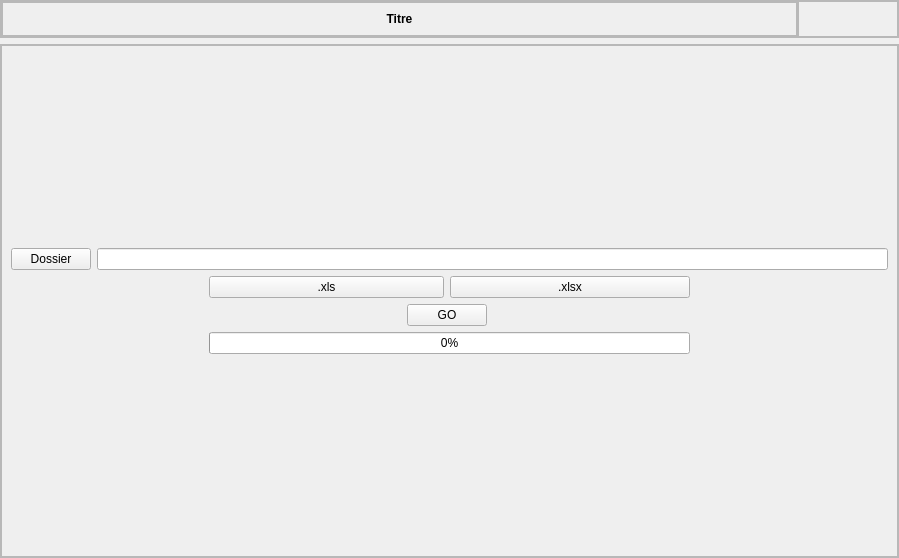
<?xml version="1.0" encoding="UTF-8"?>
<ui version="4.0">
 <class>MainWindow</class>
 <widget class="QMainWindow" name="MainWindow">
  <property name="geometry">
   <rect>
    <x>0</x>
    <y>0</y>
    <width>899</width>
    <height>558</height>
   </rect>
  </property>
  <property name="minimumSize">
   <size>
    <width>899</width>
    <height>523</height>
   </size>
  </property>
  <property name="windowTitle">
   <string>Mail Updater</string>
  </property>
  <widget class="QWidget" name="centralwidget">
   <property name="styleSheet">
    <string notr="true"/>
   </property>
   <layout class="QGridLayout" name="gridLayout">
    <property name="leftMargin">
     <number>0</number>
    </property>
    <property name="topMargin">
     <number>0</number>
    </property>
    <property name="rightMargin">
     <number>0</number>
    </property>
    <property name="bottomMargin">
     <number>0</number>
    </property>
    <item row="0" column="0">
     <widget class="QFrame" name="main_header">
      <property name="maximumSize">
       <size>
        <width>16777215</width>
        <height>50</height>
       </size>
      </property>
      <property name="styleSheet">
       <string notr="true"/>
      </property>
      <property name="frameShape">
       <enum>QFrame::StyledPanel</enum>
      </property>
      <property name="frameShadow">
       <enum>QFrame::Raised</enum>
      </property>
      <layout class="QHBoxLayout" name="horizontalLayout_2">
       <property name="spacing">
        <number>0</number>
       </property>
       <property name="leftMargin">
        <number>0</number>
       </property>
       <property name="topMargin">
        <number>0</number>
       </property>
       <property name="rightMargin">
        <number>0</number>
       </property>
       <property name="bottomMargin">
        <number>0</number>
       </property>
       <item>
        <widget class="QFrame" name="tittle_bar_container">
         <property name="frameShape">
          <enum>QFrame::StyledPanel</enum>
         </property>
         <property name="frameShadow">
          <enum>QFrame::Raised</enum>
         </property>
         <layout class="QHBoxLayout" name="horizontalLayout_5">
          <property name="spacing">
           <number>0</number>
          </property>
          <property name="leftMargin">
           <number>0</number>
          </property>
          <property name="topMargin">
           <number>0</number>
          </property>
          <property name="rightMargin">
           <number>0</number>
          </property>
          <property name="bottomMargin">
           <number>0</number>
          </property>
          <item>
           <widget class="QFrame" name="tittle_bar">
            <property name="frameShape">
             <enum>QFrame::StyledPanel</enum>
            </property>
            <property name="frameShadow">
             <enum>QFrame::Raised</enum>
            </property>
            <layout class="QHBoxLayout" name="horizontalLayout_6">
             <item>
              <widget class="QLabel" name="title">
               <property name="font">
                <font>
                 <bold>true</bold>
                </font>
               </property>
               <property name="text">
                <string>Titre</string>
               </property>
               <property name="alignment">
                <set>Qt::AlignCenter</set>
               </property>
              </widget>
             </item>
            </layout>
           </widget>
          </item>
         </layout>
        </widget>
       </item>
       <item>
        <widget class="QFrame" name="top_right_btns">
         <property name="maximumSize">
          <size>
           <width>100</width>
           <height>16777215</height>
          </size>
         </property>
         <property name="styleSheet">
          <string notr="true">QPushButton{
	border-radius: 5px;
}
QPushButton:hover{
	background-color: rgb(0, 92, 157);
}</string>
         </property>
         <property name="frameShape">
          <enum>QFrame::StyledPanel</enum>
         </property>
         <property name="frameShadow">
          <enum>QFrame::Raised</enum>
         </property>
         <layout class="QHBoxLayout" name="horizontalLayout_3">
          <property name="spacing">
           <number>0</number>
          </property>
          <property name="leftMargin">
           <number>0</number>
          </property>
          <property name="topMargin">
           <number>0</number>
          </property>
          <property name="rightMargin">
           <number>0</number>
          </property>
          <property name="bottomMargin">
           <number>0</number>
          </property>
          <item>
           <widget class="QPushButton" name="minimizeButton">
            <property name="cursor">
             <cursorShape>PointingHandCursor</cursorShape>
            </property>
            <property name="text">
             <string/>
            </property>
            <property name="icon">
             <iconset resource="icon.qrc">
              <normaloff>:/menu/Ressources/Asset/minus.svg</normaloff>:/menu/Ressources/Asset/minus.svg</iconset>
            </property>
            <property name="iconSize">
             <size>
              <width>24</width>
              <height>24</height>
             </size>
            </property>
           </widget>
          </item>
          <item>
           <widget class="QPushButton" name="restoreButton">
            <property name="cursor">
             <cursorShape>PointingHandCursor</cursorShape>
            </property>
            <property name="text">
             <string/>
            </property>
            <property name="icon">
             <iconset resource="icon.qrc">
              <normaloff>:/menu/Ressources/Asset/maximize.svg</normaloff>:/menu/Ressources/Asset/maximize.svg</iconset>
            </property>
            <property name="iconSize">
             <size>
              <width>24</width>
              <height>24</height>
             </size>
            </property>
           </widget>
          </item>
          <item>
           <widget class="QPushButton" name="closeButton">
            <property name="cursor">
             <cursorShape>PointingHandCursor</cursorShape>
            </property>
            <property name="text">
             <string/>
            </property>
            <property name="icon">
             <iconset resource="icon.qrc">
              <normaloff>:/menu/Ressources/Asset/close.svg</normaloff>:/menu/Ressources/Asset/close.svg</iconset>
            </property>
            <property name="iconSize">
             <size>
              <width>24</width>
              <height>24</height>
             </size>
            </property>
           </widget>
          </item>
         </layout>
        </widget>
       </item>
      </layout>
     </widget>
    </item>
    <item row="1" column="0">
     <widget class="QFrame" name="main_body">
      <property name="frameShape">
       <enum>QFrame::StyledPanel</enum>
      </property>
      <property name="frameShadow">
       <enum>QFrame::Raised</enum>
      </property>
      <layout class="QHBoxLayout" name="horizontalLayout">
       <property name="spacing">
        <number>0</number>
       </property>
       <property name="leftMargin">
        <number>0</number>
       </property>
       <property name="topMargin">
        <number>0</number>
       </property>
       <property name="rightMargin">
        <number>0</number>
       </property>
       <property name="bottomMargin">
        <number>0</number>
       </property>
       <item>
        <widget class="QFrame" name="center_main_items">
         <property name="styleSheet">
          <string notr="true"/>
         </property>
         <property name="frameShape">
          <enum>QFrame::StyledPanel</enum>
         </property>
         <property name="frameShadow">
          <enum>QFrame::Raised</enum>
         </property>
         <layout class="QVBoxLayout" name="verticalLayout_2">
          <property name="spacing">
           <number>0</number>
          </property>
          <property name="leftMargin">
           <number>0</number>
          </property>
          <property name="topMargin">
           <number>0</number>
          </property>
          <property name="rightMargin">
           <number>0</number>
          </property>
          <property name="bottomMargin">
           <number>0</number>
          </property>
          <item>
           <widget class="QStackedWidget" name="stackedWidget">
            <property name="currentIndex">
             <number>0</number>
            </property>
            <widget class="QWidget" name="page">
             <layout class="QVBoxLayout" name="verticalLayout">
              <item>
               <layout class="QGridLayout" name="gridLayout_2">
                <item row="3" column="2" colspan="2">
                 <widget class="QPushButton" name="but_run">
                  <property name="text">
                   <string>GO</string>
                  </property>
                 </widget>
                </item>
                <item row="2" column="3" colspan="3">
                 <widget class="QPushButton" name="but_xlsx">
                  <property name="text">
                   <string>.xlsx</string>
                  </property>
                  <property name="checkable">
                   <bool>true</bool>
                  </property>
                 </widget>
                </item>
                <item row="2" column="1" colspan="2">
                 <widget class="QPushButton" name="but_xls">
                  <property name="text">
                   <string>.xls</string>
                  </property>
                  <property name="checkable">
                   <bool>true</bool>
                  </property>
                 </widget>
                </item>
                <item row="4" column="1" colspan="5">
                 <widget class="QProgressBar" name="progressBar">
                  <property name="value">
                   <number>0</number>
                  </property>
                  <property name="alignment">
                   <set>Qt::AlignCenter</set>
                  </property>
                  <property name="orientation">
                   <enum>Qt::Horizontal</enum>
                  </property>
                  <property name="textDirection">
                   <enum>QProgressBar::TopToBottom</enum>
                  </property>
                 </widget>
                </item>
                <item row="5" column="3">
                 <spacer name="verticalSpacer_2">
                  <property name="orientation">
                   <enum>Qt::Vertical</enum>
                  </property>
                  <property name="sizeHint" stdset="0">
                   <size>
                    <width>20</width>
                    <height>40</height>
                   </size>
                  </property>
                 </spacer>
                </item>
                <item row="2" column="0">
                 <spacer name="horizontalSpacer">
                  <property name="orientation">
                   <enum>Qt::Horizontal</enum>
                  </property>
                  <property name="sizeHint" stdset="0">
                   <size>
                    <width>40</width>
                    <height>20</height>
                   </size>
                  </property>
                 </spacer>
                </item>
                <item row="0" column="3">
                 <spacer name="verticalSpacer">
                  <property name="orientation">
                   <enum>Qt::Vertical</enum>
                  </property>
                  <property name="sizeHint" stdset="0">
                   <size>
                    <width>20</width>
                    <height>40</height>
                   </size>
                  </property>
                 </spacer>
                </item>
                <item row="3" column="1">
                 <spacer name="horizontalSpacer_3">
                  <property name="orientation">
                   <enum>Qt::Horizontal</enum>
                  </property>
                  <property name="sizeHint" stdset="0">
                   <size>
                    <width>40</width>
                    <height>20</height>
                   </size>
                  </property>
                 </spacer>
                </item>
                <item row="2" column="6">
                 <spacer name="horizontalSpacer_2">
                  <property name="orientation">
                   <enum>Qt::Horizontal</enum>
                  </property>
                  <property name="sizeHint" stdset="0">
                   <size>
                    <width>40</width>
                    <height>20</height>
                   </size>
                  </property>
                 </spacer>
                </item>
                <item row="1" column="0" colspan="7">
                 <layout class="QHBoxLayout" name="horizontalLayout_7">
                  <item>
                   <widget class="QPushButton" name="but_file_path">
                    <property name="text">
                     <string>Dossier</string>
                    </property>
                   </widget>
                  </item>
                  <item>
                   <widget class="FileEdit" name="file_path">
                    <property name="clearButtonEnabled">
                     <bool>true</bool>
                    </property>
                   </widget>
                  </item>
                 </layout>
                </item>
                <item row="3" column="4">
                 <spacer name="horizontalSpacer_4">
                  <property name="orientation">
                   <enum>Qt::Horizontal</enum>
                  </property>
                  <property name="sizeHint" stdset="0">
                   <size>
                    <width>40</width>
                    <height>20</height>
                   </size>
                  </property>
                 </spacer>
                </item>
               </layout>
              </item>
             </layout>
            </widget>
           </widget>
          </item>
         </layout>
        </widget>
       </item>
      </layout>
     </widget>
    </item>
   </layout>
  </widget>
 </widget>
 <customwidgets>
  <customwidget>
   <class>FileEdit</class>
   <extends>QLineEdit</extends>
   <header>Module.Widget.LineEditDragAndDrop</header>
  </customwidget>
 </customwidgets>
 <tabstops>
  <tabstop>minimizeButton</tabstop>
  <tabstop>restoreButton</tabstop>
  <tabstop>closeButton</tabstop>
 </tabstops>
 <resources>
  <include location="icon.qrc"/>
 </resources>
 <connections/>
</ui>
